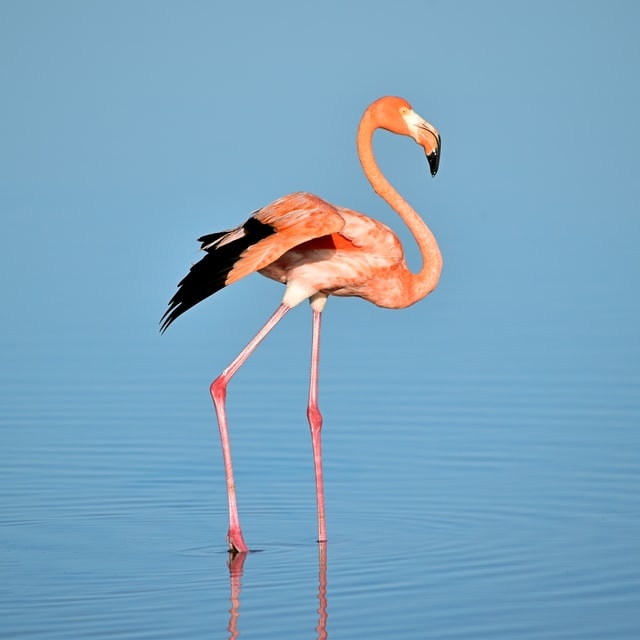
#> input picture Image/flemingo.jpg, 640 x 640 px, found by its file name
$ jupyter execute 'Arithmetic operations.ipynb'
#> lines starting #> are read from the running program, lines starting #| are printed output that depends on the picture
[cell 1]
import cv2
import numpy as np
from matplotlib import pyplot as plt

[cell 2]
img=cv2.imread('./images/flemingo.jpg')
#> img is the input picture: shape (640, 640, 3); mean B, G, R 191.3, 164.6, 123.7

[cell 3]
#addition of some value to an image(brightness increasing)
value=np.ones_like(img,dtype='uint8')*50

img_add=cv2.add(img,value)
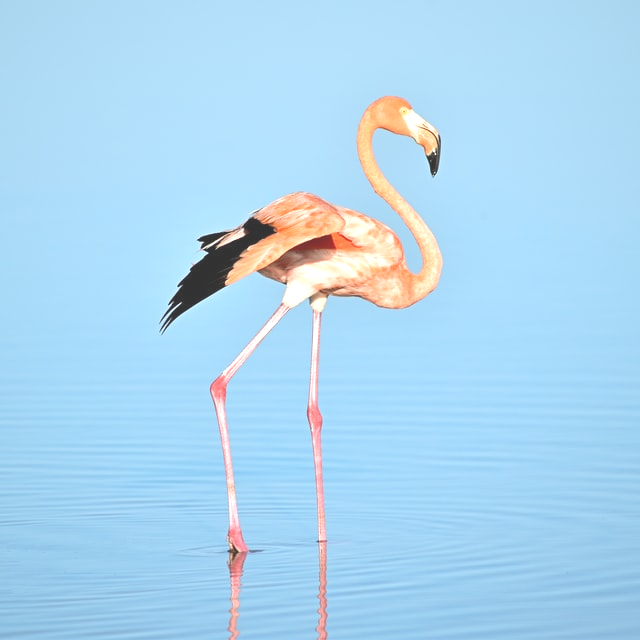
#> img_add: shape (640, 640, 3); mean B, G, R 241.1, 214.5, 171.7

cv2.imshow('Value addition',img_add)
cv2.waitKey(0)
cv2.destroyAllWindows()

[cell 4]
#plotting histogram of img_add
plt.hist(img_add.ravel(),256,[0,256])
plt.show()
#> figure, not shown here; tallest bar 72472 high, from x = 255 to 256

[cell 5]
#subtraction of some value from an image

value2=np.ones_like(img,dtype='uint8')*75

img_sub=cv2.subtract(img,value2)
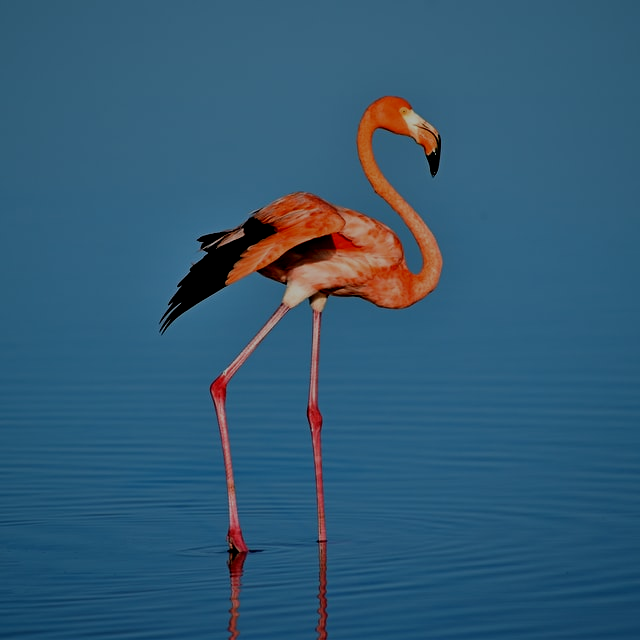
#> img_sub: shape (640, 640, 3); mean B, G, R 117.2, 90.4, 49.3


cv2.imshow('Value subtraction',img_sub)
cv2.waitKey(0)
cv2.destroyAllWindows()

[cell 6]
#plotting histogram
plt.hist(img_sub.ravel(),256,[0,256])
plt.show()
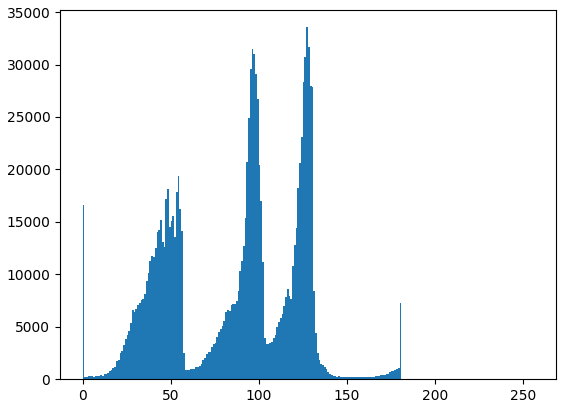
#> figure drawn by matplotlib, 1 panel; tallest bar 33562 high, from x = 127 to 128

[cell 7]
#blending of two images
img1=cv2.imread('./images/flemingo.jpg')
img2=cv2.imread('./images/beach.jpg')
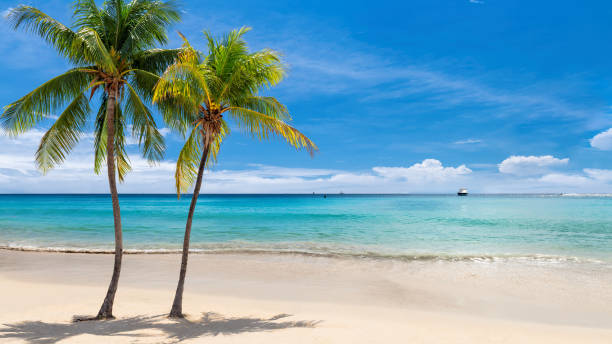
#> input picture Image processing practice/images/beach.jpg, 612 x 344 px
#> img2 is the input picture: shape (344, 612, 3); mean B, G, R 181.9, 164.4, 121.2

img2=np.resize(img2,img1.shape)
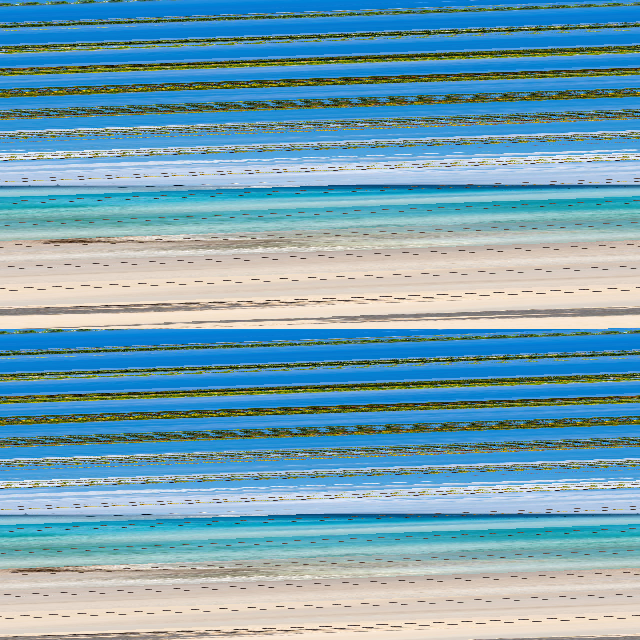
#> img2: shape (640, 640, 3); mean B, G, R 181.7, 163.3, 118.4
img_blend=cv2.addWeighted(img1,0.7,img2,0.3,0)
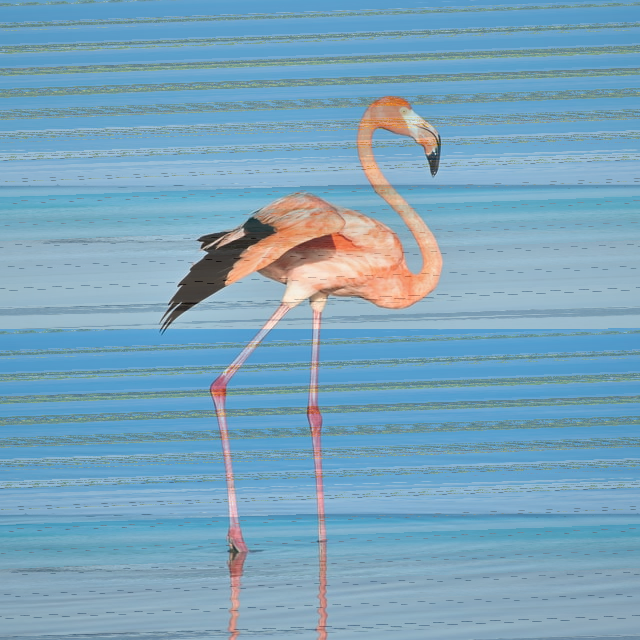
#> img_blend: shape (640, 640, 3); mean B, G, R 188.5, 164.3, 122.1

cv2.imshow('Blended',img_blend)
cv2.waitKey(0)
cv2.destroyAllWindows()

[cell 8]
#addition of two image
img1=cv2.imread('./images/flemingo.jpg')
img2=cv2.imread('./images/beach.jpg')

img2=np.resize(img2,img1.shape)

img_add=cv2.add(img1,img2)
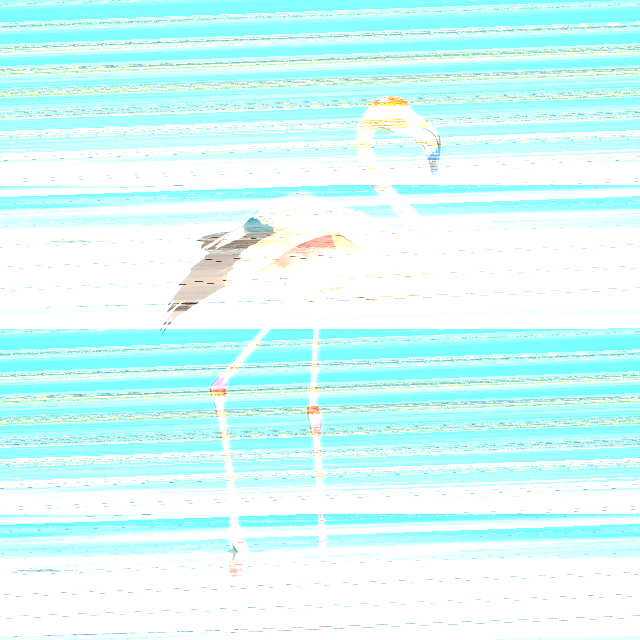
#> img_add: shape (640, 640, 3); mean B, G, R 251.1, 252.9, 212.2

cv2.imshow('Two added image',img_add)
cv2.waitKey(0)
cv2.destroyAllWindows()

[cell 9]
plt.hist(img_add.ravel(),256,[0,256])
plt.show()
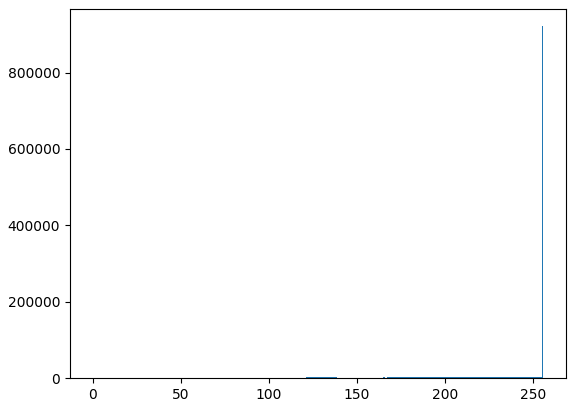
#> figure drawn by matplotlib, 1 panel; tallest bar 921357 high, from x = 255 to 256

[cell 10]
#histogram, equalization
gray_img=cv2.cvtColor(img_add,cv2.COLOR_BGR2GRAY)
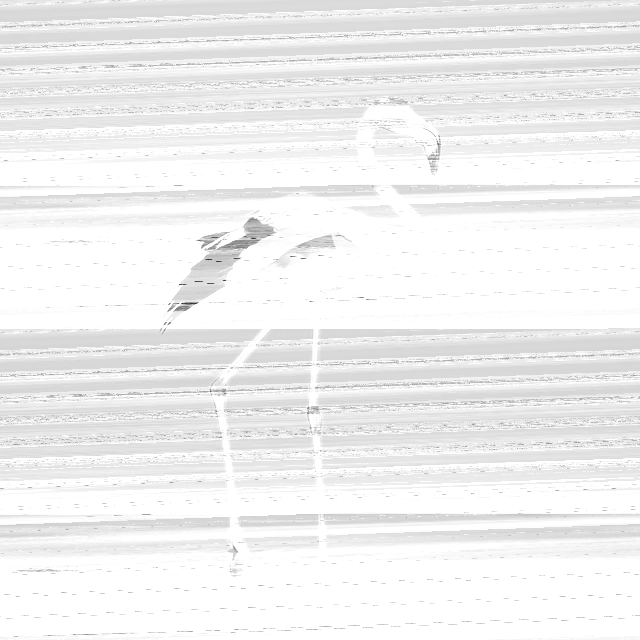
#> gray_img: shape (640, 640); min 38, max 255, mean 240.5
he_img=cv2.equalizeHist(gray_img)
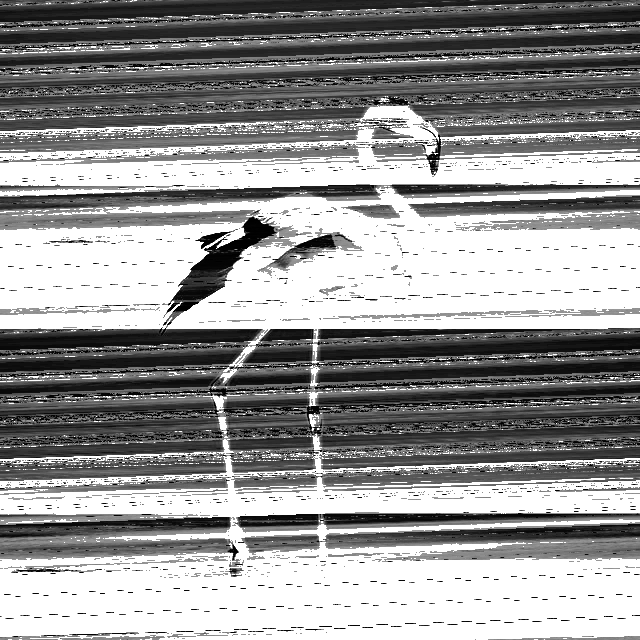
#> he_img: shape (640, 640); min 0, max 255, mean 149.5
cv2.imshow('histogtram equalized',he_img)
cv2.waitKey(0)
cv2.destroyAllWindows()
